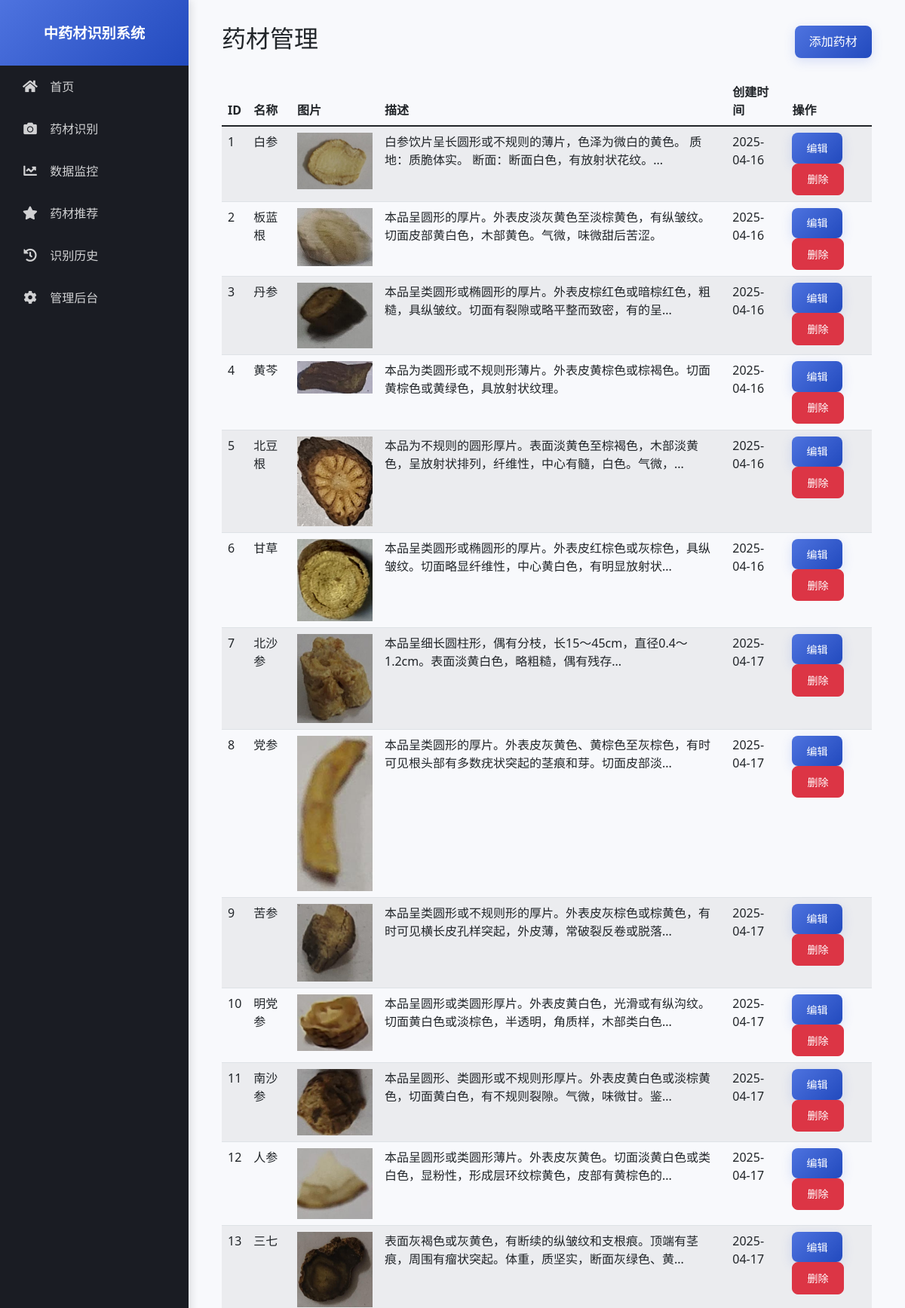
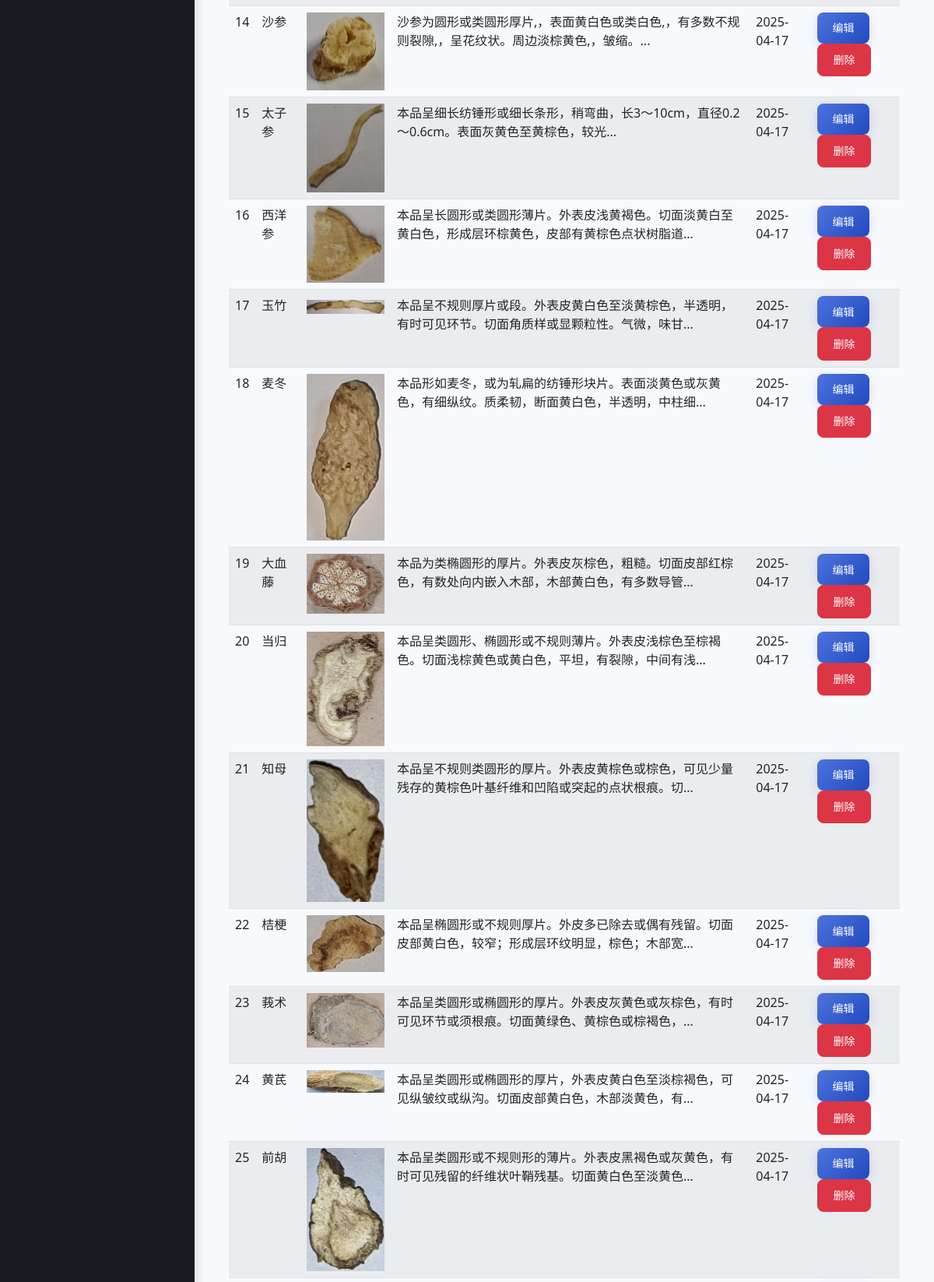
/admin/herbs (signed in, upper part), run on the app's committed database (2 pictures, top to bottom).
### models.py (models this page shows)
class Herb(db.Model):
    id = db.Column(db.Integer, primary_key=True)
    name = db.Column(db.String(100), nullable=False)
    english_name = db.Column(db.String(100))
    photo_number = db.Column(db.Integer, default=0)
    page_number = db.Column(db.String(50))
    description = db.Column(db.Text)
    effects = db.Column(db.Text)
    properties = db.Column(db.Text)
    similar_herbs = db.Column(db.Text)
    usage_parts = db.Column(db.Text)
    image_path = db.Column(db.String(200))
    season = db.Column(db.String(20))  # 添加season字段
    created_at = db.Column(db.DateTime, default=datetime.utcnow)
    detections = db.relationship('DetectionHistory', backref='herb', lazy=True)

### routes/admin_herbs.py (the view)
@admin_herbs.route('/herbs')
@login_required
@admin_required
def herbs():
    herbs = Herb.query.all()
    return render_template('admin/herbs.html', herbs=herbs)

### app.py (called while the page is built)
@login_manager.user_loader
def load_user(user_id):
    return User.query.get(int(user_id))

@app.before_request
def before_request():
    pass  # 现在可以为空，因为初始化已经在应用启动时完成

### routes/admin.py (called while the page is built)
def admin_required(f):
    @wraps(f)
    def decorated_function(*args, **kwargs):
        if not current_user.is_authenticated or not current_user.is_admin:
            flash('您没有权限访问此页面', 'danger')
            return redirect(url_for('main.index'))
        return f(*args, **kwargs)
    return decorated_function

### templates/admin/herbs.html
{% extends "base.html" %}
{% block content %}
<div class="container">
    <div class="d-flex justify-content-between align-items-center mb-4">
        <h2>药材管理</h2>
        <a href="{{ url_for('add_herb') }}" class="btn btn-primary">添加药材</a>
    </div>
    <div class="table-responsive">
        <table class="table table-striped">
            <thead>
                <tr>
                    <th>ID</th>
                    <th>名称</th>
                    <th>图片</th>
                    <th>描述</th>
                    <th>创建时间</th>
                    <th>操作</th>
                </tr>
            </thead>
            <tbody>
                {% for herb in herbs %}
                <tr>
                    <td>{{ herb.id }}</td>
                    <td>{{ herb.name }}</td>
                    <td>
                        {% if herb.image_path %}
                        <img src="{{ herb.image_path }}" alt="{{ herb.name }}" style="max-width: 100px;">
                        {% else %}
                        无图片
                        {% endif %}
                    </td>
                    <td>{{ herb.description[:50] }}{% if herb.description|length > 50 %}...{% endif %}</td>
                    <td>{{ herb.created_at.strftime('%Y-%m-%d') }}</td>
                    <td>
                        <a href="{{ url_for('edit_herb', id=herb.id) }}" class="btn btn-sm btn-primary">编辑</a>
                        <a href="{{ url_for('delete_herb', id=herb.id) }}" class="btn btn-sm btn-danger" onclick="return confirm('确定要删除这个药材吗？')">删除</a>
                    </td>
                </tr>
                {% endfor %}
            </tbody>
        </table>
    </div>
</div>
{% endblock %}

### templates/base.html (style rules this page uses)
:root { --primary-color: #4e73df; --primary-dark: #224abe; --secondary-color: #858796; --success-color: #1cc88a; --warning-color: #f6c23e; --sidebar-bg: #1a1c23; --sidebar-hover: #2d2f35; --content-bg: #f8f9fc; }
body { background-color: var(--content-bg); }
.btn { border-radius: 8px; font-weight: 500; padding: 0.6rem 1.2rem; transition: all 0.3s ease; }
.btn-primary { background: linear-gradient(135deg, var(--primary-color) 0%, var(--primary-dark) 100%); border: none; box-shadow: 0 4px 15px rgba(78, 115, 223, 0.2); }

### data on the page
Herb: id "1", name "白参", image_path (picture), description "白参饮片呈长圆形或不规则的薄片，色泽为微白的黄色。 质地：质脆体实。 断面：断面白色，有放射状花纹。", created_at "2025-04-16"
Herb: id "2", name "板蓝根", image_path (picture), description "本品呈圆形的厚片。外表皮淡灰黄色至淡棕黄色，有纵皱纹。切面皮部黄白色，木部黄色。气微，味微甜后苦涩。", created_at "2025-04-16"
Herb: id "3", name "丹参", image_path (picture), description "本品呈类圆形或椭圆形的厚片。外表皮棕红色或暗棕红色，粗糙，具纵皱纹。切面有裂隙或略平整而致密，有的呈", created_at "2025-04-16"
Herb: id "4", name "黄芩", image_path (picture), description "本品为类圆形或不规则形薄片。外表皮黄棕色或棕褐色。切面黄棕色或黄绿色，具放射状纹理。", created_at "2025-04-16"
Herb: id "5", name "北豆根", image_path (picture), description "本品为不规则的圆形厚片。表面淡黄色至棕褐色，木部淡黄色，呈放射状排列，纤维性，中心有髓，白色。气微，", created_at "2025-04-16"
Herb: id "6", name "甘草", image_path (picture), description "本品呈类圆形或椭圆形的厚片。外表皮红棕色或灰棕色，具纵皱纹。切面略显纤维性，中心黄白色，有明显放射状", created_at "2025-04-16"
Herb: id "7", name "北沙参", image_path (picture), description "本品呈细长圆柱形，偶有分枝，长15～45cm，直径0.4～1.2cm。表面淡黄白色，略粗糙，偶有残存", created_at "2025-04-17"
Herb: id "8", name "党参", image_path (picture), description "本品呈类圆形的厚片。外表皮灰黄色、黄棕色至灰棕色，有时可见根头部有多数疣状突起的茎痕和芽。切面皮部淡", created_at "2025-04-17"
Herb: id "9", name "苦参", image_path (picture), description "本品呈类圆形或不规则形的厚片。外表皮灰棕色或棕黄色，有时可见横长皮孔样突起，外皮薄，常破裂反卷或脱落", created_at "2025-04-17"
Herb: id "10", name "明党参", image_path (picture), description "本品呈圆形或类圆形厚片。外表皮黄白色，光滑或有纵沟纹。切面黄白色或淡棕色，半透明，角质样，木部类白色", created_at "2025-04-17"
Herb: id "11", name "南沙参", image_path (picture), description "本品呈圆形、类圆形或不规则形厚片。外表皮黄白色或淡棕黄色，切面黄白色，有不规则裂隙。气微，味微甘。鉴", created_at "2025-04-17"
Herb: id "12", name "人参", image_path (picture), description "本品呈圆形或类圆形薄片。外表皮灰黄色。切面淡黄白色或类白色，显粉性，形成层环纹棕黄色，皮部有黄棕色的", created_at "2025-04-17"
Herb: id "13", name "三七", image_path (picture), description "表面灰褐色或灰黄色，有断续的纵皱纹和支根痕。顶端有茎痕，周围有瘤状突起。体重，质坚实，断面灰绿色、黄", created_at "2025-04-17"
Herb: id "14", name "沙参", image_path (picture), description "沙参为圆形或类圆形厚片,，表面黄白色或类白色,，有多数不规则裂隙,，呈花纹状。周边淡棕黄色,，皱缩。", created_at "2025-04-17"
Herb: id "15", name "太子参", image_path (picture), description "本品呈细长纺锤形或细长条形，稍弯曲，长3～10cm，直径0.2～0.6cm。表面灰黄色至黄棕色，较光", created_at "2025-04-17"
Herb: id "16", name "西洋参", image_path (picture), description "本品呈长圆形或类圆形薄片。外表皮浅黄褐色。切面淡黄白至黄白色，形成层环棕黄色，皮部有黄棕色点状树脂道", created_at "2025-04-17"
Herb: id "17", name "玉竹", image_path (picture), description "本品呈不规则厚片或段。外表皮黄白色至淡黄棕色，半透明，有时可见环节。切面角质样或显颗粒性。气微，味甘", created_at "2025-04-17"
Herb: id "18", name "麦冬", image_path (picture), description "本品形如麦冬，或为轧扁的纺锤形块片。表面淡黄色或灰黄色，有细纵纹。质柔韧，断面黄白色，半透明，中柱细", created_at "2025-04-17"
Herb: id "19", name "大血藤", image_path (picture), description "本品为类椭圆形的厚片。外表皮灰棕色，粗糙。切面皮部红棕色，有数处向内嵌入木部，木部黄白色，有多数导管", created_at "2025-04-17"
Herb: id "20", name "当归", image_path (picture), description "本品呈类圆形、椭圆形或不规则薄片。外表皮浅棕色至棕褐色。切面浅棕黄色或黄白色，平坦，有裂隙，中间有浅", created_at "2025-04-17"
Herb: id "21", name "知母", image_path (picture), description "本品呈不规则类圆形的厚片。外表皮黄棕色或棕色，可见少量残存的黄棕色叶基纤维和凹陷或突起的点状根痕。切", created_at "2025-04-17"
Herb: id "22", name "桔梗", image_path (picture), description "本品呈椭圆形或不规则厚片。外皮多已除去或偶有残留。切面皮部黄白色，较窄；形成层环纹明显，棕色；木部宽", created_at "2025-04-17"
Herb: id "23", name "莪术", image_path (picture), description "本品呈类圆形或椭圆形的厚片。外表皮灰黄色或灰棕色，有时可见环节或须根痕。切面黄绿色、黄棕色或棕褐色，", created_at "2025-04-17"
Herb: id "24", name "黄芪", image_path (picture), description "本品呈类圆形或椭圆形的厚片，外表皮黄白色至淡棕褐色，可见纵皱纹或纵沟。切面皮部黄白色，木部淡黄色，有", created_at "2025-04-17"
Herb: id "25", name "前胡", image_path (picture), description "本品呈类圆形或不规则形的薄片。外表皮黑褐色或灰黄色，有时可见残留的纤维状叶鞘残基。切面黄白色至淡黄色", created_at "2025-04-17"
